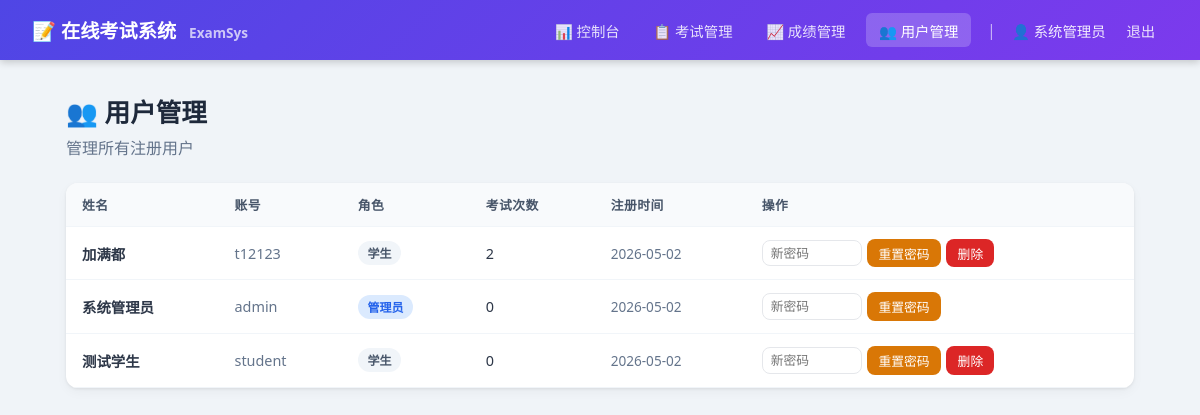
Page /admin/users (signed in) on the committed database.
### tables this page shows
CREATE TABLE users (
        id       INTEGER PRIMARY KEY AUTOINCREMENT,
        username TEXT UNIQUE NOT NULL,
        password TEXT NOT NULL,
        role     TEXT NOT NULL DEFAULT 'student',  -- admin / student
        name     TEXT,
        created_at TEXT DEFAULT (datetime('now','localtime'))
    );

### app.py (the view)
@app.route('/admin/users')
@admin_required
def admin_users():
    users = get_db().execute(
        "SELECT u.*, COUNT(er.id) as exam_count FROM users u "
        "LEFT JOIN exam_records er ON u.id=er.user_id GROUP BY u.id ORDER BY u.created_at DESC"
    ).fetchall()
    return render_template('admin_users.html', users=users)

### app.py (called while the page is built)
def get_db():
    if 'db' not in g:
        g.db = sqlite3.connect(DB_PATH)
        g.db.row_factory = sqlite3.Row
        g.db.execute("PRAGMA journal_mode=WAL")
    return g.db

def login_required(f):
    @wraps(f)
    def decorated(*args, **kwargs):
        if 'user_id' not in session:
            flash('请先登录', 'warning')
            return redirect(url_for('login'))
        return f(*args, **kwargs)
    return decorated

def admin_required(f):
    @wraps(f)
    def decorated(*args, **kwargs):
        if session.get('role') != 'admin':
            flash('权限不足', 'danger')
            return redirect(url_for('index'))
        return f(*args, **kwargs)
    return login_required(decorated)

### templates/admin_users.html (shortened to what this page needs)
{% extends 'base.html' %}
{% block content %}
<div class="page-header">
  <h1>👥 用户管理</h1>
  <p>管理所有注册用户</p>
</div>
<div class="card">
  <div class="card-body" style="padding:0">
    <div class="table-wrap">
      <table>
        <thead>
          <tr><th>姓名</th><th>账号</th><th>角色</th><th>考试次数</th><th>注册时间</th><th>操作</th></tr>
        </thead>
        <tbody>
          {% for u in users %}
          <tr>
            <td><strong>{{ u.name or u.username }}</strong></td>
            <td style="color:#64748b">{{ u.username }}</td>
            <td>
              {% if u.role == 'admin' %}<span class="badge badge-info">管理员</span>
              {% else %}<span class="badge badge-secondary">学生</span>{% endif %}
            </td>
            <td>{{ u.exam_count }}</td>
            <td style="color:#64748b;font-size:.85rem">{{ u.created_at[:10] }}</td>
            <td>
              <div style="display:flex;gap:.35rem;align-items:center;flex-wrap:wrap">
                <form method="POST" action="{{ url_for('admin_reset_pw', uid=u.id) }}"
                      style="display:flex;gap:.35rem;align-items:center"
                      onsubmit="return confirm('确定重置「{{ u.name or u.username }}」的密码为输入值？')">
                  <input class="form-control" name="new_pw" placeholder="新密码" style="width:100px;padding:.3rem .5rem;font-size:.8rem">
                  <button class="btn btn-warning btn-sm">重置密码</button>
                </form>
                {% if u.id != session.user_id %}
                <form method="POST" action="{{ url_for('admin_user_delete', uid=u.id) }}"
                      onsubmit="return confirm('确定删除用户「{{ u.name or u.username }}」？此操作不可撤销！')">
                  <button class="btn btn-danger btn-sm">删除</button>
                </form>
                {% endif %}
              </div>
            </td>
          </tr>
          {% endfor %}
        </tbody>
      </table>
    </div>
  </div>
</div>
{% endblock %}

### templates/base.html (shortened to what this page needs)
<!DOCTYPE html>
<html lang="zh-CN">
<head>
</head>
<body>
{% if session.user_id %}
<nav class="navbar">
  <a class="navbar-brand" href="/">📝 在线考试系统 <span>ExamSys</span></a>
  <div class="navbar-nav">
    {% if session.role == 'admin' %}
      <a class="nav-link {% if request.endpoint=='admin_dashboard' %}active{% endif %}" href="{{ url_for('admin_dashboard') }}">📊 控制台</a>
      <a class="nav-link {% if request.endpoint=='admin_exams' %}active{% endif %}" href="{{ url_for('admin_exams') }}">📋 考试管理</a>
      <a class="nav-link {% if request.endpoint=='admin_records' %}active{% endif %}" href="{{ url_for('admin_records') }}">📈 成绩管理</a>
      <a class="nav-link {% if request.endpoint=='admin_users' %}active{% endif %}" href="{{ url_for('admin_users') }}">👥 用户管理</a>
    {% else %}
      <a class="nav-link {% if request.endpoint=='student_dashboard' %}active{% endif %}" href="{{ url_for('student_dashboard') }}">🏠 考试大厅</a>
    {% endif %}
    <span style="color:rgba(255,255,255,.6);padding:0 .5rem">|</span>
    <span style="color:rgba(255,255,255,.9);font-size:.9rem">👤 {{ session.name }}</span>
    <a class="nav-link" href="{{ url_for('logout') }}">退出</a>
  </div>
</nav>
{% endif %}
<div class="container">
  {% block content %}{% endblock %}
</div>
</body>
</html>

### templates/base.html (style rules this page uses)
* { box-sizing:border-box;margin:0;padding:0 }
body { font-family:'Segoe UI',system-ui,sans-serif;background:#f0f4f8;color:#2d3748;min-height:100vh }
a { color:#4f46e5;text-decoration:none }
.navbar { background:linear-gradient(135deg,#4f46e5,#7c3aed);color:#fff;padding:0 2rem;display:flex;align-items:center;height:60px;position:sticky;top:0;z-index:100;box-shadow:0 2px 8px rgba(0,0,0,.2) }
.navbar-brand { font-size:1.2rem;font-weight:700;color:#fff;flex:1 }
.navbar-brand span { opacity:.7;font-size:.85rem;margin-left:.5rem }
.navbar-nav { display:flex;gap:.5rem;align-items:center }
.nav-link { color:rgba(255,255,255,.85);padding:.4rem .8rem;border-radius:6px;transition:background .2s;font-size:.9rem }
.nav-link.active { background:rgba(255,255,255,.2);color:#fff }
.container { max-width:1100px;margin:0 auto;padding:2rem 1rem }
.page-header { margin-bottom:1.5rem }
.page-header h1 { font-size:1.6rem;color:#1e293b;display:flex;align-items:center;gap:.5rem }
.page-header p { color:#64748b;margin-top:.3rem }
.card { background:#fff;border-radius:12px;box-shadow:0 1px 3px rgba(0,0,0,.08),0 4px 12px rgba(0,0,0,.04);overflow:hidden;margin-bottom:1.5rem }
.card-body { padding:1.5rem }
.table-wrap { overflow-x:auto }
table { width:100%;border-collapse:collapse }
th,td { padding:.75rem 1rem;text-align:left;border-bottom:1px solid #f1f5f9;font-size:.9rem }
th { background:#f8fafc;font-weight:600;color:#475569;font-size:.8rem;text-transform:uppercase;letter-spacing:.5px }
.form-control { width:100%;padding:.6rem .875rem;border:1.5px solid #e5e7eb;border-radius:8px;font-size:.9rem;transition:border-color .2s,box-shadow .2s;background:#fff }
.btn { display:inline-flex;align-items:center;gap:.35rem;padding:.5rem 1.1rem;border-radius:8px;font-size:.875rem;font-weight:500;cursor:pointer;border:none;transition:all .2s;white-space:nowrap }
.btn-danger { background:#dc2626;color:#fff }
.btn-warning { background:#d97706;color:#fff }
.btn-sm { padding:.3rem .7rem;font-size:.8rem }
.badge { display:inline-flex;align-items:center;padding:.2rem .6rem;border-radius:20px;font-size:.75rem;font-weight:600 }
.badge-info { background:#dbeafe;color:#2563eb }
.badge-secondary { background:#f1f5f9;color:#475569 }

### rows in the picture
users: name "系统管理员", username "admin", role "管理员", exam_count "0", created_at "2026-05-02"
users: name "加满都", username "t12123", role "学生", exam_count "2", created_at "2026-05-02"
users: name "测试学生", username "student", role "学生", exam_count "0", created_at "2026-05-02"
